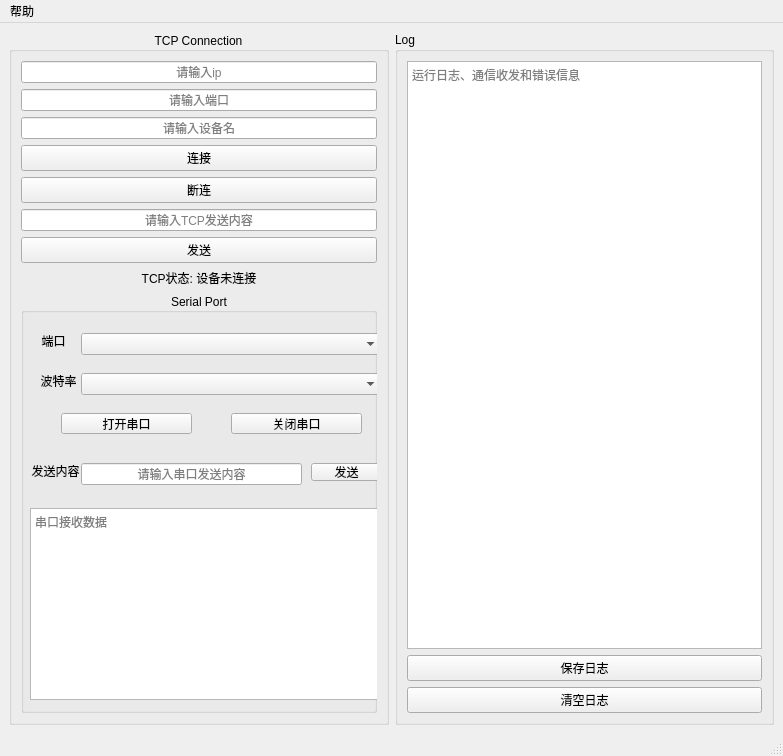
<?xml version="1.0" encoding="UTF-8"?>
<ui version="4.0">
 <class>MainWindow</class>
 <widget class="QMainWindow" name="MainWindow">
  <property name="geometry">
   <rect>
    <x>0</x>
    <y>0</y>
    <width>783</width>
    <height>689</height>
   </rect>
  </property>
  <property name="windowTitle">
   <string>MainWindow</string>
  </property>
  <widget class="QWidget" name="centralwidget">
   <layout class="QHBoxLayout" name="horizontalLayout">
    <item>
     <widget class="QGroupBox" name="groupBox">
      <property name="maximumSize">
       <size>
        <width>450</width>
        <height>16777215</height>
       </size>
      </property>
      <property name="title">
       <string>TCP Connection</string>
      </property>
      <property name="alignment">
       <set>Qt::AlignmentFlag::AlignCenter</set>
      </property>
      <layout class="QVBoxLayout" name="verticalLayout_2">
       <item>
        <widget class="QLineEdit" name="lineEditIp">
         <property name="text">
          <string/>
         </property>
         <property name="alignment">
          <set>Qt::AlignmentFlag::AlignCenter</set>
         </property>
         <property name="placeholderText">
          <string>请输入ip</string>
         </property>
        </widget>
       </item>
       <item>
        <widget class="QLineEdit" name="lineEditPort">
         <property name="alignment">
          <set>Qt::AlignmentFlag::AlignCenter</set>
         </property>
         <property name="placeholderText">
          <string>请输入端口</string>
         </property>
        </widget>
       </item>
       <item>
        <widget class="QLineEdit" name="lineEditDeviceName">
         <property name="text">
          <string/>
         </property>
         <property name="alignment">
          <set>Qt::AlignmentFlag::AlignCenter</set>
         </property>
         <property name="placeholderText">
          <string>请输入设备名</string>
         </property>
        </widget>
       </item>
       <item>
        <widget class="QPushButton" name="btnConnect">
         <property name="text">
          <string>连接</string>
         </property>
        </widget>
       </item>
       <item>
        <widget class="QPushButton" name="btnDisconnect">
         <property name="text">
          <string>断连</string>
         </property>
        </widget>
       </item>
       <item>
        <widget class="QLineEdit" name="lineEditTcpSend">
         <property name="inputMask">
          <string/>
         </property>
         <property name="text">
          <string/>
         </property>
         <property name="alignment">
          <set>Qt::AlignmentFlag::AlignCenter</set>
         </property>
         <property name="placeholderText">
          <string>请输入TCP发送内容</string>
         </property>
        </widget>
       </item>
       <item>
        <widget class="QPushButton" name="btnSendTcp">
         <property name="text">
          <string>发送</string>
         </property>
        </widget>
       </item>
       <item>
        <widget class="QLabel" name="labelStatus">
         <property name="enabled">
          <bool>true</bool>
         </property>
         <property name="sizePolicy">
          <sizepolicy hsizetype="Preferred" vsizetype="Preferred">
           <horstretch>0</horstretch>
           <verstretch>0</verstretch>
          </sizepolicy>
         </property>
         <property name="minimumSize">
          <size>
           <width>0</width>
           <height>0</height>
          </size>
         </property>
         <property name="maximumSize">
          <size>
           <width>420</width>
           <height>50</height>
          </size>
         </property>
         <property name="text">
          <string>TCP状态: 设备未连接</string>
         </property>
         <property name="alignment">
          <set>Qt::AlignmentFlag::AlignCenter</set>
         </property>
        </widget>
       </item>
       <item>
        <widget class="QGroupBox" name="groupBox_3">
         <property name="minimumSize">
          <size>
           <width>0</width>
           <height>420</height>
          </size>
         </property>
         <property name="title">
          <string>Serial Port</string>
         </property>
         <property name="alignment">
          <set>Qt::AlignmentFlag::AlignCenter</set>
         </property>
         <widget class="QComboBox" name="comboBoxBaudRate">
          <property name="geometry">
           <rect>
            <x>60</x>
            <y>80</y>
            <width>301</width>
            <height>22</height>
           </rect>
          </property>
         </widget>
         <widget class="QTextEdit" name="textEditSerialReceive">
          <property name="enabled">
           <bool>true</bool>
          </property>
          <property name="geometry">
           <rect>
            <x>9</x>
            <y>215</y>
            <width>351</width>
            <height>192</height>
           </rect>
          </property>
          <property name="placeholderText">
           <string>串口接收数据</string>
          </property>
         </widget>
         <widget class="QComboBox" name="comboBoxSerialPort">
          <property name="geometry">
           <rect>
            <x>60</x>
            <y>40</y>
            <width>301</width>
            <height>22</height>
           </rect>
          </property>
         </widget>
         <widget class="QLineEdit" name="lineEditSerialSend">
          <property name="geometry">
           <rect>
            <x>60</x>
            <y>170</y>
            <width>221</width>
            <height>22</height>
           </rect>
          </property>
          <property name="alignment">
           <set>Qt::AlignmentFlag::AlignCenter</set>
          </property>
          <property name="placeholderText">
           <string>请输入串口发送内容</string>
          </property>
         </widget>
         <widget class="QPushButton" name="btnCloseSerial">
          <property name="geometry">
           <rect>
            <x>210</x>
            <y>120</y>
            <width>131</width>
            <height>21</height>
           </rect>
          </property>
          <property name="text">
           <string>关闭串口</string>
          </property>
         </widget>
         <widget class="QLabel" name="label">
          <property name="geometry">
           <rect>
            <x>10</x>
            <y>170</y>
            <width>49</width>
            <height>16</height>
           </rect>
          </property>
          <property name="text">
           <string>发送内容</string>
          </property>
          <property name="alignment">
           <set>Qt::AlignmentFlag::AlignCenter</set>
          </property>
         </widget>
         <widget class="QPushButton" name="btnSendSerial">
          <property name="geometry">
           <rect>
            <x>290</x>
            <y>170</y>
            <width>71</width>
            <height>18</height>
           </rect>
          </property>
          <property name="text">
           <string>发送</string>
          </property>
         </widget>
         <widget class="QLabel" name="label_3">
          <property name="geometry">
           <rect>
            <x>20</x>
            <y>40</y>
            <width>25</width>
            <height>16</height>
           </rect>
          </property>
          <property name="text">
           <string>端口</string>
          </property>
          <property name="alignment">
           <set>Qt::AlignmentFlag::AlignCenter</set>
          </property>
         </widget>
         <widget class="QLabel" name="label_2">
          <property name="geometry">
           <rect>
            <x>20</x>
            <y>80</y>
            <width>35</width>
            <height>16</height>
           </rect>
          </property>
          <property name="text">
           <string>波特率</string>
          </property>
          <property name="alignment">
           <set>Qt::AlignmentFlag::AlignCenter</set>
          </property>
         </widget>
         <widget class="QPushButton" name="btnOpenSerial">
          <property name="geometry">
           <rect>
            <x>40</x>
            <y>120</y>
            <width>131</width>
            <height>21</height>
           </rect>
          </property>
          <property name="text">
           <string>打开串口</string>
          </property>
         </widget>
        </widget>
       </item>
      </layout>
     </widget>
    </item>
    <item>
     <widget class="QGroupBox" name="groupBox_2">
      <property name="title">
       <string>Log</string>
      </property>
      <layout class="QVBoxLayout" name="verticalLayout">
       <item>
        <widget class="QTextEdit" name="textEditLog">
         <property name="sizeAdjustPolicy">
          <enum>QAbstractScrollArea::SizeAdjustPolicy::AdjustToContents</enum>
         </property>
         <property name="readOnly">
          <bool>true</bool>
         </property>
         <property name="placeholderText">
          <string>运行日志、通信收发和错误信息</string>
         </property>
        </widget>
       </item>
       <item>
        <widget class="QPushButton" name="btnSaveLog">
         <property name="text">
          <string>保存日志</string>
         </property>
        </widget>
       </item>
       <item>
        <widget class="QPushButton" name="btnClearLog">
         <property name="maximumSize">
          <size>
           <width>400</width>
           <height>16777215</height>
          </size>
         </property>
         <property name="text">
          <string>清空日志</string>
         </property>
        </widget>
       </item>
      </layout>
     </widget>
    </item>
   </layout>
  </widget>
  <widget class="QMenuBar" name="menubar">
   <property name="geometry">
    <rect>
     <x>0</x>
     <y>0</y>
     <width>783</width>
     <height>17</height>
    </rect>
   </property>
   <widget class="QMenu" name="btnBang">
    <property name="title">
     <string>帮助</string>
    </property>
    <addaction name="btnAbout"/>
   </widget>
   <addaction name="btnBang"/>
  </widget>
  <widget class="QStatusBar" name="statusbar"/>
  <action name="btnAbout">
   <property name="text">
    <string>关于</string>
   </property>
  </action>
 </widget>
 <resources/>
 <connections/>
</ui>
